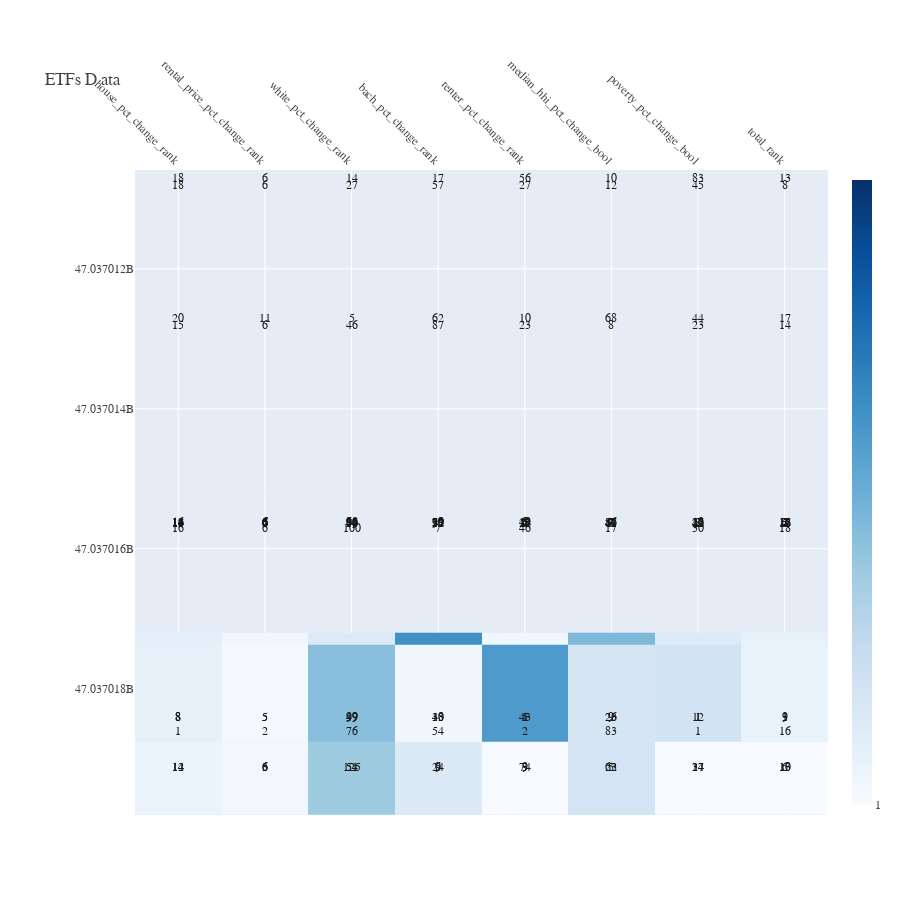

Here is the notebook cell this chart was saved with:
### Code cell
trace =Heatmap(
        z=tab,
        x=X, 
        y=Y,
        colorscale='blues', 
        colorbar=dict(thickness=20, tickvals=[1,150], ticklen=30)
        )

# width = 900
# height =900

# layout = Layout(
#     title='ETFs Data', 
#     font=Font(
#         family='Balto, sans-serif',
#         size=12,
#         color='rgb(68,68,68)'
#     ),
#     showlegend=False,
#     xaxis=XAxis(
#         title='',  
#         showgrid=True,
#         side='top',
#         tickangle=45
#     ),
#     yaxis=YAxis(
#         title='',
#         autorange='reversed',
#         showgrid=True,   
#         tickmode='auto',  
#         nticks = 5          
#     ),
#     autosize=False, 
#     height=height,   
#     width=width,
#     margin=Margin(
#         l=135,
#         r=40,
#         b=85,
#         t=170
#     )
# )
   


fig=Figure(data=Data([trace]), layout=layout)        

annotations = Annotations()
alist=list(tab)
for i, row in enumerate(alist):
    for j, val in enumerate(row):
        annotations.append(
            Annotation(
                text=str(val), 
                x=X[j], y=Y[i],
                xref='x1', yref='y1',
                font=dict(color= 'rgb(25,25,25)'),
                showarrow=False))
fig['layout'].update(annotations=annotations)
                                              
fig.show()

### Figure 1 — Plotly figure (JSON) as saved in the notebook; plotly's stock layout.template omitted (floating-point values rounded to 4 significant figures; data arrays with more than 128 entries replaced by an {"elided": "..."} marker saying what was removed)
{"data": [{"colorbar": {"thickness": 20, "ticklen": 30, "tickvals": [1, 150]}, "colorscale": [[0, "rgb(247,251,255)"], [0.125, "rgb(222,235,247)"], [0.25, "rgb(198,219,239)"], [0.375, "rgb(158,202,225)"], [0.5, "rgb(107,174,214)"], [0.625, "rgb(66,146,198)"], [0.75, "rgb(33,113,181)"], [0.875, "rgb(8,81,156)"], [1, "rgb(8,48,107)"]], "type": "heatmap", "x": ["house_pct_change_rank", "rental_price_pct_change_rank", "white_pct_change_rank", "bach_pct_change_rank", "renter_pct_change_rank", "median_hhi_pct_change_bool", "poverty_pct_change_bool", "total_rank"], "y": ["47037018408", "47037015617", "47037018407", "47037015630", "47037015627", "47037019117", "47037015618", "47037010802", "47037018405", "47037019116", "47037015622", "47037015619", "47037010702", "47037019114", "47037012802", "47037015631", "47037018602", "47037015625", "47037012702", "47037015700"], "z": {"elided": "20x8 int values"}}], "layout": {"annotations": [{"font": {"color": "rgb(25,25,25)"}, "showarrow": false, "text": "8", "x": "house_pct_change_rank", "xref": "x", "y": "47037018408", "yref": "y"}, {"font": {"color": "rgb(25,25,25)"}, "showarrow": false, "text": "5", "x": "rental_price_pct_change_rank", "xref": "x", "y": "47037018408", "yref": "y"}, {"font": {"color": "rgb(25,25,25)"}, "showarrow": false, "text": "47", "x": "white_pct_change_rank", "xref": "x", "y": "47037018408", "yref": "y"}, {"font": {"color": "rgb(25,25,25)"}, "showarrow": false, "text": "18", "x": "bach_pct_change_rank", "xref": "x", "y": "47037018408", "yref": "y"}, {"font": {"color": "rgb(25,25,25)"}, "showarrow": false, "text": "1", "x": "renter_pct_change_rank", "xref": "x", "y": "47037018408", "yref": "y"}, {"font": {"color": "rgb(25,25,25)"}, "showarrow": false, "text": "23", "x": "median_hhi_pct_change_bool", "xref": "x", "y": "47037018408", "yref": "y"}, {"font": {"color": "rgb(25,25,25)"}, "showarrow": false, "text": "1", "x": "poverty_pct_change_bool", "xref": "x", "y": "47037018408", "yref": "y"}, {"font": {"color": "rgb(25,25,25)"}, "showarrow": false, "text": "1", "x": "total_rank", "xref": "x", "y": "47037018408", "yref": "y"}, {"font": {"color": "rgb(25,25,25)"}, "showarrow": false, "text": "16", "x": "house_pct_change_rank", "xref": "x", "y": "47037015617", "yref": "y"}, {"font": {"color": "rgb(25,25,25)"}, "showarrow": false, "text": "6", "x": "rental_price_pct_change_rank", "xref": "x", "y": "47037015617", "yref": "y"}, {"font": {"color": "rgb(25,25,25)"}, "showarrow": false, "text": "61", "x": "white_pct_change_rank", "xref": "x", "y": "47037015617", "yref": "y"}, {"font": {"color": "rgb(25,25,25)"}, "showarrow": false, "text": "29", "x": "bach_pct_change_rank", "xref": "x", "y": "47037015617", "yref": "y"}, {"font": {"color": "rgb(25,25,25)"}, "showarrow": false, "text": "13", "x": "renter_pct_change_rank", "xref": "x", "y": "47037015617", "yref": "y"}, {"font": {"color": "rgb(25,25,25)"}, "showarrow": false, "text": "4", "x": "median_hhi_pct_change_bool", "xref": "x", "y": "47037015617", "yref": "y"}, {"font": {"color": "rgb(25,25,25)"}, "showarrow": false, "text": "18", "x": "poverty_pct_change_bool", "xref": "x", "y": "47037015617", "yref": "y"}, {"font": {"color": "rgb(25,25,25)"}, "showarrow": false, "text": "2", "x": "total_rank", "xref": "x", "y": "47037015617", "yref": "y"}, {"font": {"color": "rgb(25,25,25)"}, "showarrow": false, "text": "8", "x": "house_pct_change_rank", "xref": "x", "y": "47037018407", "yref": "y"}, {"font": {"color": "rgb(25,25,25)"}, "showarrow": false, "text": "5", "x": "rental_price_pct_change_rank", "xref": "x", "y": "47037018407", "yref": "y"}, {"font": {"color": "rgb(25,25,25)"}, "showarrow": false, "text": "99", "x": "white_pct_change_rank", "xref": "x", "y": "47037018407", "yref": "y"}, {"font": {"color": "rgb(25,25,25)"}, "showarrow": false, "text": "33", "x": "bach_pct_change_rank", "xref": "x", "y": "47037018407", "yref": "y"}, {"font": {"color": "rgb(25,25,25)"}, "showarrow": false, "text": "5", "x": "renter_pct_change_rank", "xref": "x", "y": "47037018407", "yref": "y"}, {"font": {"color": "rgb(25,25,25)"}, "showarrow": false, "text": "9", "x": "median_hhi_pct_change_bool", "xref": "x", "y": "47037018407", "yref": "y"}, {"font": {"color": "rgb(25,25,25)"}, "showarrow": false, "text": "1", "x": "poverty_pct_change_bool", "xref": "x", "y": "47037018407", "yref": "y"}, {"font": {"color": "rgb(25,25,25)"}, "showarrow": false, "text": "3", "x": "total_rank", "xref": "x", "y": "47037018407", "yref": "y"}, {"font": {"color": "rgb(25,25,25)"}, "showarrow": false, "text": "14", "x": "house_pct_change_rank", "xref": "x", "y": "47037015630", "yref": "y"}, {"font": {"color": "rgb(25,25,25)"}, "showarrow": false, "text": "6", "x": "rental_price_pct_change_rank", "xref": "x", "y": "47037015630", "yref": "y"}, {"font": {"color": "rgb(25,25,25)"}, "showarrow": false, "text": "36", "x": "white_pct_change_rank", "xref": "x", "y": "47037015630", "yref": "y"}, {"font": {"color": "rgb(25,25,25)"}, "showarrow": false, "text": "92", "x": "bach_pct_change_rank", "xref": "x", "y": "47037015630", "yref": "y"}, {"font": {"color": "rgb(25,25,25)"}, "showarrow": false, "text": "7", "x": "renter_pct_change_rank", "xref": "x", "y": "47037015630", "yref": "y"}, {"font": {"color": "rgb(25,25,25)"}, "showarrow": false, "text": "3", "x": "median_hhi_pct_change_bool", "xref": "x", "y": "47037015630", "yref": "y"}, {"font": {"color": "rgb(25,25,25)"}, "showarrow": false, "text": "8", "x": "poverty_pct_change_bool", "xref": "x", "y": "47037015630", "yref": "y"}, {"font": {"color": "rgb(25,25,25)"}, "showarrow": false, "text": "4", "x": "total_rank", "xref": "x", "y": "47037015630", "yref": "y"}, {"font": {"color": "rgb(25,25,25)"}, "showarrow": false, "text": "14", "x": "house_pct_change_rank", "xref": "x", "y": "47037015627", "yref": "y"}, {"font": {"color": "rgb(25,25,25)"}, "showarrow": false, "text": "6", "x": "rental_price_pct_change_rank", "xref": "x", "y": "47037015627", "yref": "y"}, {"font": {"color": "rgb(25,25,25)"}, "showarrow": false, "text": "49", "x": "white_pct_change_rank", "xref": "x", "y": "47037015627", "yref": "y"}, {"font": {"color": "rgb(25,25,25)"}, "showarrow": false, "text": "4", "x": "bach_pct_change_rank", "xref": "x", "y": "47037015627", "yref": "y"}, {"font": {"color": "rgb(25,25,25)"}, "showarrow": false, "text": "12", "x": "renter_pct_change_rank", "xref": "x", "y": "47037015627", "yref": "y"}, {"font": {"color": "rgb(25,25,25)"}, "showarrow": false, "text": "43", "x": "median_hhi_pct_change_bool", "xref": "x", "y": "47037015627", "yref": "y"}, {"font": {"color": "rgb(25,25,25)"}, "showarrow": false, "text": "42", "x": "poverty_pct_change_bool", "xref": "x", "y": "47037015627", "yref": "y"}, {"font": {"color": "rgb(25,25,25)"}, "showarrow": false, "text": "5", "x": "total_rank", "xref": "x", "y": "47037015627", "yref": "y"}, {"font": {"color": "rgb(25,25,25)"}, "showarrow": false, "text": "14", "x": "house_pct_change_rank", "xref": "x", "y": "47037019117", "yref": "y"}, {"font": {"color": "rgb(25,25,25)"}, "showarrow": false, "text": "6", "x": "rental_price_pct_change_rank", "xref": "x", "y": "47037019117", "yref": "y"}, {"font": {"color": "rgb(25,25,25)"}, "showarrow": false, "text": "125", "x": "white_pct_change_rank", "xref": "x", "y": "47037019117", "yref": "y"}, {"font": {"color": "rgb(25,25,25)"}, "showarrow": false, "text": "9", "x": "bach_pct_change_rank", "xref": "x", "y": "47037019117", "yref": "y"}, {"font": {"color": "rgb(25,25,25)"}, "showarrow": false, "text": "3", "x": "renter_pct_change_rank", "xref": "x", "y": "47037019117", "yref": "y"}, {"font": {"color": "rgb(25,25,25)"}, "showarrow": false, "text": "5", "x": "median_hhi_pct_change_bool", "xref": "x", "y": "47037019117", "yref": "y"}, {"font": {"color": "rgb(25,25,25)"}, "showarrow": false, "text": "14", "x": "poverty_pct_change_bool", "xref": "x", "y": "47037019117", "yref": "y"}, {"font": {"color": "rgb(25,25,25)"}, "showarrow": false, "text": "6", "x": "total_rank", "xref": "x", "y": "47037019117", "yref": "y"}, {"font": {"color": "rgb(25,25,25)"}, "showarrow": false, "text": "14", "x": "house_pct_change_rank", "xref": "x", "y": "47037015618", "yref": "y"}, {"font": {"color": "rgb(25,25,25)"}, "showarrow": false, "text": "6", "x": "rental_price_pct_change_rank", "xref": "x", "y": "47037015618", "yref": "y"}, {"font": {"color": "rgb(25,25,25)"}, "showarrow": false, "text": "91", "x": "white_pct_change_rank", "xref": "x", "y": "47037015618", "yref": "y"}, {"font": {"color": "rgb(25,25,25)"}, "showarrow": false, "text": "15", "x": "bach_pct_change_rank", "xref": "x", "y": "47037015618", "yref": "y"}, {"font": {"color": "rgb(25,25,25)"}, "showarrow": false, "text": "49", "x": "renter_pct_change_rank", "xref": "x", "y": "47037015618", "yref": "y"}, {"font": {"color": "rgb(25,25,25)"}, "showarrow": false, "text": "7", "x": "median_hhi_pct_change_bool", "xref": "x", "y": "47037015618", "yref": "y"}, {"font": {"color": "rgb(25,25,25)"}, "showarrow": false, "text": "2", "x": "poverty_pct_change_bool", "xref": "x", "y": "47037015618", "yref": "y"}, {"font": {"color": "rgb(25,25,25)"}, "showarrow": false, "text": "7", "x": "total_rank", "xref": "x", "y": "47037015618", "yref": "y"}, {"font": {"color": "rgb(25,25,25)"}, "showarrow": false, "text": "18", "x": "house_pct_change_rank", "xref": "x", "y": "47037010802", "yref": "y"}, {"font": {"color": "rgb(25,25,25)"}, "showarrow": false, "text": "6", "x": "rental_price_pct_change_rank", "xref": "x", "y": "47037010802", "yref": "y"}, {"font": {"color": "rgb(25,25,25)"}, "showarrow": false, "text": "27", "x": "white_pct_change_rank", "xref": "x", "y": "47037010802", "yref": "y"}, {"font": {"color": "rgb(25,25,25)"}, "showarrow": false, "text": "57", "x": "bach_pct_change_rank", "xref": "x", "y": "47037010802", "yref": "y"}, {"font": {"color": "rgb(25,25,25)"}, "showarrow": false, "text": "27", "x": "renter_pct_change_rank", "xref": "x", "y": "47037010802", "yref": "y"}, {"font": {"color": "rgb(25,25,25)"}, "showarrow": false, "text": "12", "x": "median_hhi_pct_change_bool", "xref": "x", "y": "47037010802", "yref": "y"}, {"font": {"color": "rgb(25,25,25)"}, "showarrow": false, "text": "45", "x": "poverty_pct_change_bool", "xref": "x", "y": "47037010802", "yref": "y"}, {"font": {"color": "rgb(25,25,25)"}, "showarrow": false, "text": "8", "x": "total_rank", "xref": "x", "y": "47037010802", "yref": "y"}, {"font": {"color": "rgb(25,25,25)"}, "showarrow": false, "text": "8", "x": "house_pct_change_rank", "xref": "x", "y": "47037018405", "yref": "y"}, {"font": {"color": "rgb(25,25,25)"}, "showarrow": false, "text": "5", "x": "rental_price_pct_change_rank", "xref": "x", "y": "47037018405", "yref": "y"}, {"font": {"color": "rgb(25,25,25)"}, "showarrow": false, "text": "59", "x": "white_pct_change_rank", "xref": "x", "y": "47037018405", "yref": "y"}, {"font": {"color": "rgb(25,25,25)"}, "showarrow": false, "text": "40", "x": "bach_pct_change_rank", "xref": "x", "y": "47037018405", "yref": "y"}, {"font": {"color": "rgb(25,25,25)"}, "showarrow": false, "text": "43", "x": "renter_pct_change_rank", "xref": "x", "y": "47037018405", "yref": "y"}, {"font": {"color": "rgb(25,25,25)"}, "showarrow": false, "text": "26", "x": "median_hhi_pct_change_bool", "xref": "x", "y": "47037018405", "yref": "y"}, {"font": {"color": "rgb(25,25,25)"}, "showarrow": false, "text": "12", "x": "poverty_pct_change_bool", "xref": "x", "y": "47037018405", "yref": "y"}, {"font": {"color": "rgb(25,25,25)"}, "showarrow": false, "text": "9", "x": "total_rank", "xref": "x", "y": "47037018405", "yref": "y"}, {"font": {"color": "rgb(25,25,25)"}, "showarrow": false, "text": "12", "x": "house_pct_change_rank", "xref": "x", "y": "47037019116", "yref": "y"}, {"font": {"color": "rgb(25,25,25)"}, "showarrow": false, "text": "3", "x": "rental_price_pct_change_rank", "xref": "x", "y": "47037019116", "yref": "y"}, {"font": {"color": "rgb(25,25,25)"}, "showarrow": false, "text": "54", "x": "white_pct_change_rank", "xref": "x", "y": "47037019116", "yref": "y"}, {"font": {"color": "rgb(25,25,25)"}, "showarrow": false, "text": "6", "x": "bach_pct_change_rank", "xref": "x", "y": "47037019116", "yref": "y"}, {"font": {"color": "rgb(25,25,25)"}, "showarrow": false, "text": "74", "x": "renter_pct_change_rank", "xref": "x", "y": "47037019116", "yref": "y"}, {"font": {"color": "rgb(25,25,25)"}, "showarrow": false, "text": "22", "x": "median_hhi_pct_change_bool", "xref": "x", "y": "47037019116", "yref": "y"}, {"font": {"color": "rgb(25,25,25)"}, "showarrow": false, "text": "24", "x": "poverty_pct_change_bool", "xref": "x", "y": "47037019116", "yref": "y"}, {"font": {"color": "rgb(25,25,25)"}, "showarrow": false, "text": "10", "x": "total_rank", "xref": "x", "y": "47037019116", "yref": "y"}, {"font": {"color": "rgb(25,25,25)"}, "showarrow": false, "text": "13", "x": "house_pct_change_rank", "xref": "x", "y": "47037015622", "yref": "y"}, {"font": {"color": "rgb(25,25,25)"}, "showarrow": false, "text": "6", "x": "rental_price_pct_change_rank", "xref": "x", "y": "47037015622", "yref": "y"}, {"font": {"color": "rgb(25,25,25)"}, "showarrow": false, "text": "18", "x": "white_pct_change_rank", "xref": "x", "y": "47037015622", "yref": "y"}, {"font": {"color": "rgb(25,25,25)"}, "showarrow": false, "text": "79", "x": "bach_pct_change_rank", "xref": "x", "y": "47037015622", "yref": "y"}, {"font": {"color": "rgb(25,25,25)"}, "showarrow": false, "text": "6", "x": "renter_pct_change_rank", "xref": "x", "y": "47037015622", "yref": "y"}, {"font": {"color": "rgb(25,25,25)"}, "showarrow": false, "text": "57", "x": "median_hhi_pct_change_bool", "xref": "x", "y": "47037015622", "yref": "y"}, {"font": {"color": "rgb(25,25,25)"}, "showarrow": false, "text": "17", "x": "poverty_pct_change_bool", "xref": "x", "y": "47037015622", "yref": "y"}, {"font": {"color": "rgb(25,25,25)"}, "showarrow": false, "text": "11", "x": "total_rank", "xref": "x", "y": "47037015622", "yref": "y"}, {"font": {"color": "rgb(25,25,25)"}, "showarrow": false, "text": "14", "x": "house_pct_change_rank", "xref": "x", "y": "47037015619", "yref": "y"}, {"font": {"color": "rgb(25,25,25)"}, "showarrow": false, "text": "6", "x": "rental_price_pct_change_rank", "xref": "x", "y": "47037015619", "yref": "y"}, {"font": {"color": "rgb(25,25,25)"}, "showarrow": false, "text": "92", "x": "white_pct_change_rank", "xref": "x", "y": "47037015619", "yref": "y"}, {"font": {"color": "rgb(25,25,25)"}, "showarrow": false, "text": "39", "x": "bach_pct_change_rank", "xref": "x", "y": "47037015619", "yref": "y"}, {"font": {"color": "rgb(25,25,25)"}, "showarrow": false, "text": "8", "x": "renter_pct_change_rank", "xref": "x", "y": "47037015619", "yref": "y"}, {"font": {"color": "rgb(25,25,25)"}, "showarrow": false, "text": "16", "x": "median_hhi_pct_change_bool", "xref": "x", "y": "47037015619", "yref": "y"}, {"font": {"color": "rgb(25,25,25)"}, "showarrow": false, "text": "22", "x": "poverty_pct_change_bool", "xref": "x", "y": "47037015619", "yref": "y"}, {"font": {"color": "rgb(25,25,25)"}, "showarrow": false, "text": "12", "x": "total_rank", "xref": "x", "y": "47037015619", "yref": "y"}, {"font": {"color": "rgb(25,25,25)"}, "showarrow": false, "text": "18", "x": "house_pct_change_rank", "xref": "x", "y": "47037010702", "yref": "y"}, {"font": {"color": "rgb(25,25,25)"}, "showarrow": false, "text": "6", "x": "rental_price_pct_change_rank", "xref": "x", "y": "47037010702", "yref": "y"}, {"font": {"color": "rgb(25,25,25)"}, "showarrow": false, "text": "14", "x": "white_pct_change_rank", "xref": "x", "y": "47037010702", "yref": "y"}, {"font": {"color": "rgb(25,25,25)"}, "showarrow": false, "text": "17", "x": "bach_pct_change_rank", "xref": "x", "y": "47037010702", "yref": "y"}, {"font": {"color": "rgb(25,25,25)"}, "showarrow": false, "text": "56", "x": "renter_pct_change_rank", "xref": "x", "y": "47037010702", "yref": "y"}, {"font": {"color": "rgb(25,25,25)"}, "showarrow": false, "text": "10", "x": "median_hhi_pct_change_bool", "xref": "x", "y": "47037010702", "yref": "y"}, {"font": {"color": "rgb(25,25,25)"}, "showarrow": false, "text": "83", "x": "poverty_pct_change_bool", "xref": "x", "y": "47037010702", "yref": "y"}, {"font": {"color": "rgb(25,25,25)"}, "showarrow": false, "text": "13", "x": "total_rank", "xref": "x", "y": "47037010702", "yref": "y"}, {"font": {"color": "rgb(25,25,25)"}, "showarrow": false, "text": "14", "x": "house_pct_change_rank", "xref": "x", "y": "47037019114", "yref": "y"}, {"font": {"color": "rgb(25,25,25)"}, "showarrow": false, "text": "6", "x": "rental_price_pct_change_rank", "xref": "x", "y": "47037019114", "yref": "y"}, {"font": {"color": "rgb(25,25,25)"}, "showarrow": false, "text": "51", "x": "white_pct_change_rank", "xref": "x", "y": "47037019114", "yref": "y"}, {"font": {"color": "rgb(25,25,25)"}, "showarrow": false, "text": "24", "x": "bach_pct_change_rank", "xref": "x", "y": "47037019114", "yref": "y"}, {"font": {"color": "rgb(25,25,25)"}, "showarrow": false, "text": "9", "x": "renter_pct_change_rank", "xref": "x", "y": "47037019114", "yref": "y"}, {"font": {"color": "rgb(25,25,25)"}, "showarrow": false, "text": "63", "x": "median_hhi_pct_change_bool", "xref": "x", "y": "47037019114", "yref": "y"}, {"font": {"color": "rgb(25,25,25)"}, "showarrow": false, "text": "37", "x": "poverty_pct_change_bool", "xref": "x", "y": "47037019114", "yref": "y"}, {"font": {"color": "rgb(25,25,25)"}, "showarrow": false, "text": "13", "x": "total_rank", "xref": "x", "y": "47037019114", "yref": "y"}, {"font": {"color": "rgb(25,25,25)"}, "showarrow": false, "text": "15", "x": "house_pct_change_rank", "xref": "x", "y": "47037012802", "yref": "y"}, {"font": {"color": "rgb(25,25,25)"}, "showarrow": false, "text": "6", "x": "rental_price_pct_change_rank", "xref": "x", "y": "47037012802", "yref": "y"}, {"font": {"color": "rgb(25,25,25)"}, "showarrow": false, "text": "46", "x": "white_pct_change_rank", "xref": "x", "y": "47037012802", "yref": "y"}, {"font": {"color": "rgb(25,25,25)"}, "showarrow": false, "text": "87", "x": "bach_pct_change_rank", "xref": "x", "y": "47037012802", "yref": "y"}, {"font": {"color": "rgb(25,25,25)"}, "showarrow": false, "text": "23", "x": "renter_pct_change_rank", "xref": "x", "y": "47037012802", "yref": "y"}, {"font": {"color": "rgb(25,25,25)"}, "showarrow": false, "text": "8", "x": "median_hhi_pct_change_bool", "xref": "x", "y": "47037012802", "yref": "y"}, {"font": {"color": "rgb(25,25,25)"}, "showarrow": false, "text": "23", "x": "poverty_pct_change_bool", "xref": "x", "y": "47037012802", "yref": "y"}, {"font": {"color": "rgb(25,25,25)"}, "showarrow": false, "text": "14", "x": "total_rank", "xref": "x", "y": "47037012802", "yref": "y"}, {"font": {"color": "rgb(25,25,25)"}, "showarrow": false, "text": "13", "x": "house_pct_change_rank", "xref": "x", "y": "47037015631", "yref": "y"}, {"font": {"color": "rgb(25,25,25)"}, "showarrow": false, "text": "6", "x": "rental_price_pct_change_rank", "xref": "x", "y": "47037015631", "yref": "y"}, {"font": {"color": "rgb(25,25,25)"}, "showarrow": false, "text": "34", "x": "white_pct_change_rank", "xref": "x", "y": "47037015631", "yref": "y"}, {"font": {"color": "rgb(25,25,25)"}, "showarrow": false, "text": "52", "x": "bach_pct_change_rank", "xref": "x", "y": "47037015631", "yref": "y"}, {"font": {"color": "rgb(25,25,25)"}, "showarrow": false, "text": "4", "x": "renter_pct_change_rank", "xref": "x", "y": "47037015631", "yref": "y"}, {"font": {"color": "rgb(25,25,25)"}, "showarrow": false, "text": "81", "x": "median_hhi_pct_change_bool", "xref": "x", "y": "47037015631", "yref": "y"}, {"font": {"color": "rgb(25,25,25)"}, "showarrow": false, "text": "20", "x": "poverty_pct_change_bool", "xref": "x", "y": "47037015631", "yref": "y"}, {"font": {"color": "rgb(25,25,25)"}, "showarrow": false, "text": "15", "x": "total_rank", "xref": "x", "y": "47037015631", "yref": "y"}, {"font": {"color": "rgb(25,25,25)"}, "showarrow": false, "text": "1", "x": "house_pct_change_rank", "xref": "x", "y": "47037018602", "yref": "y"}, {"font": {"color": "rgb(25,25,25)"}, "showarrow": false, "text": "2", "x": "rental_price_pct_change_rank", "xref": "x", "y": "47037018602", "yref": "y"}, {"font": {"color": "rgb(25,25,25)"}, "showarrow": false, "text": "76", "x": "white_pct_change_rank", "xref": "x", "y": "47037018602", "yref": "y"}, {"font": {"color": "rgb(25,25,25)"}, "showarrow": false, "text": "54", "x": "bach_pct_change_rank", "xref": "x", "y": "47037018602", "yref": "y"}, {"font": {"color": "rgb(25,25,25)"}, "showarrow": false, "text": "2", "x": "renter_pct_change_rank", "xref": "x", "y": "47037018602", "yref": "y"}, {"font": {"color": "rgb(25,25,25)"}, "showarrow": false, "text": "83", "x": "median_hhi_pct_change_bool", "xref": "x", "y": "47037018602", "yref": "y"}, {"font": {"color": "rgb(25,25,25)"}, "showarrow": false, "text": "1", "x": "poverty_pct_change_bool", "xref": "x", "y": "47037018602", "yref": "y"}, {"font": {"color": "rgb(25,25,25)"}, "showarrow": false, "text": "16", "x": "total_rank", "xref": "x", "y": "47037018602", "yref": "y"}, {"font": {"color": "rgb(25,25,25)"}, "showarrow": false, "text": "17", "x": "house_pct_change_rank", "xref": "x", "y": "47037015625", "yref": "y"}, {"font": {"color": "rgb(25,25,25)"}, "showarrow": false, "text": "7", "x": "rental_price_pct_change_rank", "xref": "x", "y": "47037015625", "yref": "y"}, {"font": {"color": "rgb(25,25,25)"}, "showarrow": false, "text": "79", "x": "white_pct_change_rank", "xref": "x", "y": "47037015625", "yref": "y"}, {"font": {"color": "rgb(25,25,25)"}, "showarrow": false, "text": "10", "x": "bach_pct_change_rank", "xref": "x", "y": "47037015625", "yref": "y"}, {"font": {"color": "rgb(25,25,25)"}, "showarrow": false, "text": "24", "x": "renter_pct_change_rank", "xref": "x", "y": "47037015625", "yref": "y"}, {"font": {"color": "rgb(25,25,25)"}, "showarrow": false, "text": "41", "x": "median_hhi_pct_change_bool", "xref": "x", "y": "47037015625", "yref": "y"}, {"font": {"color": "rgb(25,25,25)"}, "showarrow": false, "text": "41", "x": "poverty_pct_change_bool", "xref": "x", "y": "47037015625", "yref": "y"}, {"font": {"color": "rgb(25,25,25)"}, "showarrow": false, "text": "16", "x": "total_rank", "xref": "x", "y": "47037015625", "yref": "y"}, {"font": {"color": "rgb(25,25,25)"}, "showarrow": false, "text": "20", "x": "house_pct_change_rank", "xref": "x", "y": "47037012702", "yref": "y"}, {"font": {"color": "rgb(25,25,25)"}, "showarrow": false, "text": "11", "x": "rental_price_pct_change_rank", "xref": "x", "y": "47037012702", "yref": "y"}, {"font": {"color": "rgb(25,25,25)"}, "showarrow": false, "text": "5", "x": "white_pct_change_rank", "xref": "x", "y": "47037012702", "yref": "y"}, {"font": {"color": "rgb(25,25,25)"}, "showarrow": false, "text": "62", "x": "bach_pct_change_rank", "xref": "x", "y": "47037012702", "yref": "y"}, {"font": {"color": "rgb(25,25,25)"}, "showarrow": false, "text": "10", "x": "renter_pct_change_rank", "xref": "x", "y": "47037012702", "yref": "y"}, {"font": {"color": "rgb(25,25,25)"}, "showarrow": false, "text": "68", "x": "median_hhi_pct_change_bool", "xref": "x", "y": "47037012702", "yref": "y"}, {"font": {"color": "rgb(25,25,25)"}, "showarrow": false, "text": "44", "x": "poverty_pct_change_bool", "xref": "x", "y": "47037012702", "yref": "y"}, {"font": {"color": "rgb(25,25,25)"}, "showarrow": false, "text": "17", "x": "total_rank", "xref": "x", "y": "47037012702", "yref": "y"}, {"font": {"color": "rgb(25,25,25)"}, "showarrow": false, "text": "16", "x": "house_pct_change_rank", "xref": "x", "y": "47037015700", "yref": "y"}, {"font": {"color": "rgb(25,25,25)"}, "showarrow": false, "text": "6", "x": "rental_price_pct_change_rank", "xref": "x", "y": "47037015700", "yref": "y"}, {"font": {"color": "rgb(25,25,25)"}, "showarrow": false, "text": "100", "x": "white_pct_change_rank", "xref": "x", "y": "47037015700", "yref": "y"}, {"font": {"color": "rgb(25,25,25)"}, "showarrow": false, "text": "7", "x": "bach_pct_change_rank", "xref": "x", "y": "47037015700", "yref": "y"}, {"font": {"color": "rgb(25,25,25)"}, "showarrow": false, "text": "46", "x": "renter_pct_change_rank", "xref": "x", "y": "47037015700", "yref": "y"}, {"font": {"color": "rgb(25,25,25)"}, "showarrow": false, "text": "17", "x": "median_hhi_pct_change_bool", "xref": "x", "y": "47037015700", "yref": "y"}, {"font": {"color": "rgb(25,25,25)"}, "showarrow": false, "text": "30", "x": "poverty_pct_change_bool", "xref": "x", "y": "47037015700", "yref": "y"}, {"font": {"color": "rgb(25,25,25)"}, "showarrow": false, "text": "18", "x": "total_rank", "xref": "x", "y": "47037015700", "yref": "y"}], "autosize": false, "font": {"color": "rgb(68,68,68)", "family": "Balto, sans-serif", "size": 12}, "height": 900, "margin": {"b": 85, "l": 135, "r": 40, "t": 170}, "showlegend": false, "title": {"text": "ETFs D ata"}, "width": 900, "xaxis": {"showgrid": true, "side": "top", "tickangle": 45, "title": {"text": ""}}, "yaxis": {"autorange": "reversed", "nticks": 5, "showgrid": true, "tickmode": "auto", "title": {"text": ""}}}}
